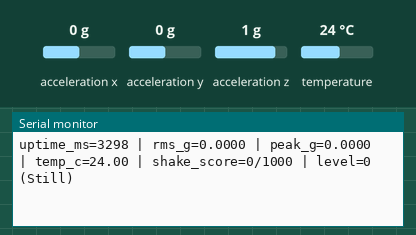
This sketch was run on a simulated ESP32. Parts: the last lines printed to the serial monitor. Wiring (inferred from the names in the program): HTU21/Si7021 sensor at I2C address 0x40; MPU-6050 motion sensor at I2C address 0x69. The inputs (shaded band) are chosen by the test bench; at power-on: temperature 24 °C, acceleration x 0 g, acceleration y 0 g, acceleration z 1 g. Nothing arrives over Bluetooth unless stated; a phone connects over Bluetooth LE 3 s after start.

Above: at 3.6 s.
3.7 s: temperature set to 10.3 °C
At 4.1 s:
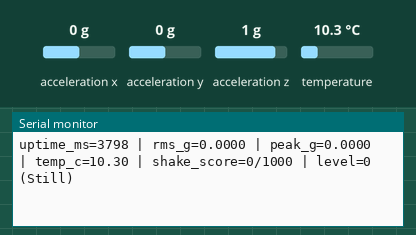
6.8 s: temperature set to 9.5 °C
At 7.1 s:
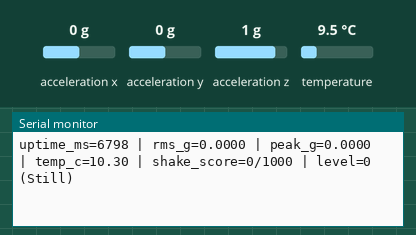
Timing chart, 0 to 9.8 s (numbered marks = the images above; inputs shaded):
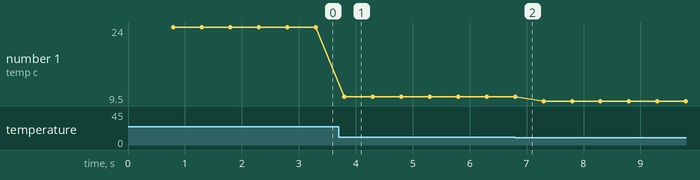

The sketch:

MYOSA_VibrationLogger.ino
```cpp
/*
  MYOSA Vibration + Temperature Logger (ESP32)
  ------------------------------------------------
  - No external sensor libraries required
  - Uses I2C MPU6050 (Accel/Gyro board in MYOSA kit)
  - Optionally uses I2C Si7021 (Temp+Humidity board in MYOSA kit) for ambient
  temperature
  - Streams data every 0.5s over:
      * Serial (human-readable by default, CSV optional)
      * BLE notifications (binary packet for Web Bluetooth)

  Hardware:
    - ESP32-WROOM-32E
    - MPU6050 at I2C address 0x69 (MYOSA docs) or 0x68
    - Si7021 at I2C address 0x40 (optional)

  Notes:
    - "Vibration" here is computed as RMS and peak of *linear* acceleration
  magnitude over a 0.5 second window.
    - Linear acceleration is approximated by subtracting a low-pass gravity
  estimate (good for vibration/shaking; not a full IMU fusion).
*/

#include <Arduino.h>
#include <math.h>
#include <string>
#include <cstring>
#include <Wire.h>

#include "freertos/FreeRTOS.h"
#include "freertos/portmacro.h"

#include <BLEDevice.h>
#include <BLEServer.h>
#include <BLEUtils.h>
#include <BLE2902.h>

#include "mpu6050_min.h"
#include "si7021_min.h"

// ------------------------- User-tunable settings -------------------------

// Choose serial output format: 0 for CSV (spreadsheets), 1 for Human-readable
static constexpr uint8_t SERIAL_FORMAT = 1;

// Tracking output period (ms). This determines how often a complete "packet" of summarized vibration data is sent out.
static constexpr uint32_t WINDOW_MS = 500;

// Sensor sampling rate in Hertz (Hz). How many raw readings the ESP32 asks the motion sensor for every single second.
static constexpr uint16_t SAMPLE_HZ = 500;

// Accelerometer physical range. More headroom (higher Gs) means it can measure violent shaking without clipping.
static constexpr MPU6050Minimal::AccelRange ACCEL_RANGE = MPU6050Minimal::RANGE_4G;

// MPU6050 DLPF config: 1 = 184Hz filter.
static constexpr uint8_t MPU_DLPF_CFG = 1;

// I2C pins. -1 means use the default pins for the board (usually SDA=21, SCL=22).
static constexpr int8_t I2C_SDA_PIN = -1;
static constexpr int8_t I2C_SCL_PIN = -1;

// Speed of the I2C wires. 400,000 Hz (Fast Mode).
static constexpr uint32_t I2C_CLOCK_HZ = 400000;

// The text name that will show up when scanning for Bluetooth devices
static const char *BLE_DEVICE_NAME = "MYOSA-VibeLogger";

// -------------------------------------------------------------------------
// Shake score + severity thresholds
// -------------------------------------------------------------------------
// Below, we define the scores (0-1000) that push the reading into different severity buckets.
static constexpr uint16_t THRESH_CAUTION_SCORE = 25;
static constexpr uint16_t THRESH_PARTIAL_SCORE = 80;
static constexpr uint16_t THRESH_SEVERE_SCORE  = 150;

// Any score 0..5 is categorized as "Still" to prevent tiny natural background vibrations from triggering.
static constexpr uint16_t STILL_SCORE_MAX = 5;

static_assert(THRESH_CAUTION_SCORE > STILL_SCORE_MAX,
              "THRESH_CAUTION_SCORE must be > 5");
static_assert(THRESH_PARTIAL_SCORE > THRESH_CAUTION_SCORE,
              "THRESH_PARTIAL_SCORE must be > THRESH_CAUTION_SCORE");
static_assert(THRESH_SEVERE_SCORE > THRESH_PARTIAL_SCORE,
              "THRESH_SEVERE_SCORE must be > THRESH_PARTIAL_SCORE");
static_assert(THRESH_SEVERE_SCORE <= 1000,
              "THRESH_SEVERE_SCORE must be <= 1000");

// ------------------------- BLE UUIDs (ID numbers used by Bluetooth) -------------------------
static const char *SERVICE_UUID   = "7b4e3a0d-6f1b-4d1a-9c62-4c6b8a2e7a10";
static const char *DATA_CHAR_UUID = "7b4e3a0d-6f1b-4d1a-9c62-4c6b8a2e7a11";
static const char *TIME_CHAR_UUID = "7b4e3a0d-6f1b-4d1a-9c62-4c6b8a2e7a12";

// ------------------------- Globals -------------------------
MPU6050Minimal mpu;
SI7021Minimal si7021;
bool hasMpu = false;
bool hasSi7021 = false;

BLEServer *g_server = nullptr;
BLECharacteristic *g_dataChar = nullptr;
BLECharacteristic *g_timeChar = nullptr;

// 'volatile' is used here as these values are modified in background callbacks
volatile bool g_deviceConnected = false;
volatile bool g_shouldAdvertise = false;

// ------------------------- Time sync mechanics -------------------------
static portMUX_TYPE g_timeMux = portMUX_INITIALIZER_UNLOCKED;

// Tracking what the real world time (Epoch) was at a specific uptime (Millis)
static uint64_t g_epochBaseMs = 0;   // The real world time received from browser (in ms since 1970)
static uint32_t g_millisBase = 0;    // The internal ESP32 uptime when we received the real-world time
static bool g_timeSynced = false;

// Calculates current real world time using the baseline sync and current uptime
static uint64_t getEpochMsOrZero() {
  if (!g_timeSynced) {
    return 0;
  }
  uint64_t baseMs;
  uint32_t baseMillis;

  // Protect the read operation since time may update from another core
  portENTER_CRITICAL(&g_timeMux);
  baseMs = g_epochBaseMs;
  baseMillis = g_millisBase;
  portEXIT_CRITICAL(&g_timeMux);

  const uint32_t nowMillis = millis();
  const uint32_t delta = (uint32_t)(nowMillis - baseMillis);
  return baseMs + (uint64_t)delta;
}

// Saves the real world time when we receive it over BLE
static void setEpochMs(uint64_t epochMs) {
  portENTER_CRITICAL(&g_timeMux);
  g_epochBaseMs = epochMs;
  g_millisBase = millis();
  g_timeSynced = true;
  portEXIT_CRITICAL(&g_timeMux);
}

// ------------------------- Bluetooth Packet Structure -------------------------
// #pragma pack(push, 1) instructs the compiler to pack these variables without empty padding bytes
#pragma pack(push, 1)
struct VibePacket {
  uint32_t t_s;         // Real time in seconds
  uint16_t t_ms;        // Milliseconds fraction of a second (0-999)
  uint16_t rms_mg;      // RMS average shaking energy in milli-G forces
  uint16_t peak_mg;     // Single highest spike shake force in this 0.5s window
  uint16_t shake_score; // 0..1000 score
  int16_t temp_c_x100;  // Temp in celsius multiplied by 100 (e.g., 23.50C sent as 2350)
  uint8_t level;        // 0 to 4 meaning Still, Light, Caution, Partial, Severe
};
#pragma pack(pop)

// ------------------------- Data Math Utilities -------------------------
// Convert the hardware setting (like RANGE_4G) to actual math decimal (4.0)
static constexpr float accelRangeFullScaleG(MPU6050Minimal::AccelRange r) {
  return (r == MPU6050Minimal::RANGE_2G)  ? 2.0f :
         (r == MPU6050Minimal::RANGE_4G)  ? 4.0f :
         (r == MPU6050Minimal::RANGE_8G)  ? 8.0f :
         (r == MPU6050Minimal::RANGE_16G) ? 16.0f :
                                            4.0f;
}

static constexpr float SCORE_FULL_SCALE_G = accelRangeFullScaleG(ACCEL_RANGE);

// Formula to translate raw physics math into a 0-1000 score
static uint16_t shakeScoreFromRmsG(float rms_g) {
  if (!isfinite(rms_g) || rms_g <= 0.0f) {
    return 0;
  }
  // Convert based on percentage of max force.
  const float s = (rms_g / SCORE_FULL_SCALE_G) * 1000.0f;
  const int score = (int)lroundf(s);
  return (uint16_t)constrain(score, 0, 1000);
}

// Convert a numerical score into a 0 to 4 intensity category
static uint8_t levelFromScore(uint16_t score) {
  if (score <= STILL_SCORE_MAX) {
    return 0; // Still
  }
  if (score < THRESH_CAUTION_SCORE) {
    return 1; // Light
  }
  if (score < THRESH_PARTIAL_SCORE) {
    return 2; // Caution
  }
  if (score < THRESH_SEVERE_SCORE) {
    return 3; // Partial
  }
  return 4;   // Severe
}

static const char *levelLabel(uint8_t level) {
  switch (level) {
    case 0:
      return "Still";
    case 1:
      return "Light";
    case 2:
      return "Caution";
    case 3:
      return "Partial";
    default:
      return "Severe";
  }
}

// ------------------------- Bluetooth Handlers -------------------------

class MyServerCallbacks : public BLEServerCallbacks {
  void onConnect(BLEServer *pServer) override {
    g_deviceConnected = true;
  }

  void onDisconnect(BLEServer *pServer) override {
    g_deviceConnected = false;
    // Tell the main loop to resume advertising so devices can reconnect
    g_shouldAdvertise = true;
  }
};

// Handlers for receiving the time payload from the client
class TimeCharCallbacks : public BLECharacteristicCallbacks {
  void onWrite(BLECharacteristic *pCharacteristic) override {
    const size_t len = pCharacteristic->getLength();
    const uint8_t *data = pCharacteristic->getData();

    if (!data) return;

    if (len == 8) {
      uint64_t epochMs = 0;
      memcpy(&epochMs, data, 8);
      setEpochMs(epochMs);
      Serial.println("[Time] Synced via 8-byte epoch ms");
    } else if (len == 4) {
      uint32_t epochS = 0;
      memcpy(&epochS, data, 4);
      setEpochMs((uint64_t)epochS * 1000ULL);
      Serial.println("[Time] Synced via 4-byte epoch seconds");
    }
  }
};

static void setupBle() {
  BLEDevice::init(BLE_DEVICE_NAME);

  g_server = BLEDevice::createServer();
  g_server->setCallbacks(new MyServerCallbacks());

  BLEService *service = g_server->createService(SERVICE_UUID);

  g_dataChar = service->createCharacteristic(
      DATA_CHAR_UUID,
      BLECharacteristic::PROPERTY_NOTIFY | BLECharacteristic::PROPERTY_READ);
  g_dataChar->addDescriptor(new BLE2902());

  g_timeChar = service->createCharacteristic(
      TIME_CHAR_UUID,
      BLECharacteristic::PROPERTY_WRITE);
  g_timeChar->setCallbacks(new TimeCharCallbacks());

  service->start();

  BLEAdvertising *advertising = BLEDevice::getAdvertising();
  advertising->addServiceUUID(SERVICE_UUID);
  advertising->setScanResponse(true);
  advertising->setMinPreferred(0x06);
  advertising->setMinPreferred(0x12);

  BLEDevice::startAdvertising();
}

// ------------------------- Sensor Math Engine -------------------------
// Custom structure to hold all math being compiled over our 0.5s window
struct VibeAccum {
  float sumSq = 0.0f; // Running tally of shake power for RMS
  float peak = 0.0f;  // Highest spike felt in the current window
  uint32_t n = 0;     // Number of readings taken (usually ~250 per 0.5s)

  // Running low-pass average of G-force to estimate gravity direction
  float gx = 0.0f;
  float gy = 0.0f;
  float gz = 0.0f;

  bool gravityInit = false;
};

static VibeAccum g_acc;

static void resetWindow() {
  g_acc.sumSq = 0.0f;
  g_acc.peak = 0.0f;
  g_acc.n = 0;
}

// Feeds one single reading from the sensor into our math engine
static void addSample(float ax_g, float ay_g, float az_g) {
  // Use a low-pass filter to separate Gravity from linear Shaking.
  constexpr float tau = 0.5f;                       // seconds
  constexpr float dt = 1.0f / (float)SAMPLE_HZ;     // time between readings
  constexpr float alpha = dt / (tau + dt);          // low-pass multiplier

  if (!g_acc.gravityInit) {
    g_acc.gx = ax_g;
    g_acc.gy = ay_g;
    g_acc.gz = az_g;
    g_acc.gravityInit = true;
  } else {
    // Slowly pull the gravity variable toward the current reading
    g_acc.gx += alpha * (ax_g - g_acc.gx);
    g_acc.gy += alpha * (ay_g - g_acc.gy);
    g_acc.gz += alpha * (az_g - g_acc.gz);
  }

  // Find pure shaking by subtracting the gravity offset
  const float lx = ax_g - g_acc.gx;
  const float ly = ay_g - g_acc.gy;
  const float lz = az_g - g_acc.gz;

  // Total combined power of shaking in any direction
  const float linMag = sqrtf(lx * lx + ly * ly + lz * lz);

  g_acc.sumSq += linMag * linMag;

  if (linMag > g_acc.peak) {
    g_acc.peak = linMag;
  }
  g_acc.n++;
}

static bool readTemperatureC(float &tempC) {
  if (hasSi7021) {
    if (si7021.readTemperatureC(tempC)) {
      return true;
    }
  }
  if (hasMpu) {
    return mpu.readTemperatureC(tempC);
  }
  return false;
}

static void publishWindow() {
  bool validVibe = (hasMpu && g_acc.n > 0);

  float rms_g = NAN;
  float peak_g = NAN;
  uint16_t shake_score = 0;
  uint8_t level = 0;

  if (validVibe) {
    rms_g = sqrtf(g_acc.sumSq / (float)g_acc.n);
    peak_g = g_acc.peak;
    shake_score = shakeScoreFromRmsG(rms_g);
    level = levelFromScore(shake_score);
  }

  float tempC = NAN;
  bool validTemp = readTemperatureC(tempC);

  // Handle Timestamp
  const uint64_t epochMs = getEpochMsOrZero();
  uint32_t t_s = 0;
  uint16_t t_ms = 0;

  if (epochMs != 0) {
    t_s = (uint32_t)(epochMs / 1000ULL);
    t_ms = (uint16_t)(epochMs % 1000ULL);
  }

  // Handle serial printing out the physical USB connection
  const uint64_t serialTimeMs = (epochMs != 0) ? epochMs : (uint64_t)millis();

  if (validVibe) {
    if (SERIAL_FORMAT == 0) {
      Serial.printf("%llu,%.4f,%.4f,%.2f,%u,%u,%s\n",
                    (unsigned long long)serialTimeMs,
                    (double)rms_g,
                    (double)peak_g,
                    (double)(validTemp ? tempC : NAN),
                    (unsigned)shake_score,
                    (unsigned)level,
                    levelLabel(level));
    } else {
      const char *timeKey = (epochMs != 0) ? "epoch_ms" : "uptime_ms";
      Serial.printf("%s=%llu | rms_g=%.4f | peak_g=%.4f | temp_c=%.2f | shake_score=%u/1000 | level=%u (%s)\n",
                    timeKey,
                    (unsigned long long)serialTimeMs,
                    (double)rms_g,
                    (double)peak_g,
                    (double)(validTemp ? tempC : NAN),
                    (unsigned)shake_score,
                    (unsigned)level,
                    levelLabel(level));
    }
  } else {
    if (SERIAL_FORMAT == 0) {
      Serial.printf("%llu,nan,nan,%.2f,0,0,NoSensor\n",
                    (unsigned long long)serialTimeMs,
                    (double)(validTemp ? tempC : NAN));
    } else {
      const char *timeKey = (epochMs != 0) ? "epoch_ms" : "uptime_ms";
      Serial.printf("%s=%llu | sensor=missing (MPU6050 not detected) | temp_c=%.2f\n",
                    timeKey,
                    (unsigned long long)serialTimeMs,
                    (double)(validTemp ? tempC : NAN));
    }
  }

  // Handle Bluetooth Transmission
  if (g_deviceConnected && g_dataChar) {
    VibePacket pkt;
    pkt.t_s = t_s;
    pkt.t_ms = t_ms;

    if (validVibe) {
      const int rms_mg = (int)lroundf(rms_g * 1000.0f);
      const int peak_mg = (int)lroundf(peak_g * 1000.0f);
      pkt.rms_mg = (uint16_t)constrain(rms_mg, 0, 65534);
      pkt.peak_mg = (uint16_t)constrain(peak_mg, 0, 65534);
      pkt.shake_score = shake_score;
      pkt.level = level;
    } else {
      // Send max invalid sentinel values to indicate sensor disconnect
      pkt.rms_mg = 65535;
      pkt.peak_mg = 65535;
      pkt.shake_score = 65535;
      pkt.level = 0;
    }

    if (validTemp) {
      const int temp_x100 = (int)lroundf(tempC * 100.0f);
      pkt.temp_c_x100 = (int16_t)constrain(temp_x100, -32767, 32767);
    } else {
      pkt.temp_c_x100 = (int16_t)-32768; // Error code baseline
    }

    g_dataChar->setValue((uint8_t *)&pkt, sizeof(pkt));
    g_dataChar->notify();
  }

  resetWindow();
}

void setup() {
  Serial.begin(115200);
  delay(200);

  if (I2C_SDA_PIN >= 0 && I2C_SCL_PIN >= 0) {
    Wire.begin(I2C_SDA_PIN, I2C_SCL_PIN);
  } else {
    Wire.begin();
  }
  Wire.setClock(I2C_CLOCK_HZ);

  Serial.println("[Init] Searching for MPU6050...");
  hasMpu = mpu.begin(Wire, -1, SAMPLE_HZ, ACCEL_RANGE, MPU_DLPF_CFG);
  if (hasMpu) {
    Serial.printf("[Init] MPU6050 found at 0x%02X\n", mpu.address());
  } else {
    Serial.println("[Init] MPU6050 not found. BLE will still start so you can connect.");
    Serial.println("       Fix wiring (SDA=21, SCL=22, 3.3V, GND) and reset to retry.");
  }

  Serial.println("[Init] Searching for Si7021 (optional)...");
  if (si7021.begin(Wire, 0x40)) {
    hasSi7021 = true;
    Serial.println("[Init] Si7021 found (using ambient temperature)");
  } else {
    hasSi7021 = false;
    Serial.println("[Init] Si7021 not found (using MPU6050 internal temperature)");
  }

  Serial.println("[Init] Starting BLE...");
  setupBle();
  Serial.println("[Init] BLE advertising started");

  Serial.println("# Output every 0.5s");
  Serial.println("#  epoch_ms / uptime_ms : epoch milliseconds if time-synced, otherwise uptime milliseconds");
  Serial.println("#  rms_g                : RMS linear acceleration magnitude over last 0.5s (g)");
  Serial.println("#  peak_g               : Peak linear acceleration magnitude over last 0.5s (g)");
  Serial.println("#  temp_c               : Temperature in Celsius");
  Serial.println("#  shake_score          : 0..1000 (scaled from rms_g relative to accel range)");
  Serial.println("#  level/label          : 0..4 => Still, Light, Caution, Partial, Severe");

  if (SERIAL_FORMAT == 0) {
    Serial.println("time_ms,rms_g,peak_g,temp_c,shake_score,level,label");
  } else {
    Serial.println("# Format: key=value | key=value | ...");
  }

  resetWindow();
}

void loop() {
  static uint32_t lastSampleUs = micros();
  static uint32_t lastWindowMs = millis();
  static uint32_t lastProbeMs = 0;

  const uint32_t samplePeriodUs = (uint32_t)(1000000UL / SAMPLE_HZ);

  if (g_shouldAdvertise) {
    g_shouldAdvertise = false;
    BLEDevice::startAdvertising();
  }

  uint32_t nowUs = micros();

  // Pacemaker to enforce accurate sample taking intervals
  if ((int32_t)(nowUs - lastSampleUs) >= (int32_t)samplePeriodUs) {

    // Manage timing lag to prevent processing stale data
    if ((nowUs - lastSampleUs) > (samplePeriodUs * 2)) {
      lastSampleUs = nowUs;
    } else {
      lastSampleUs += samplePeriodUs;
    }

    if (hasMpu) {
      float ax, ay, az;
      if (mpu.readAccelG(ax, ay, az)) {
        addSample(ax, ay, az);
      }
    }
  }

  const uint32_t nowMs = millis();

  // Occasional retry checks to handle hot-plugging missing sensors
  if ((uint32_t)(nowMs - lastProbeMs) >= 2000U) {
    if (!hasMpu || !hasSi7021) {
      lastProbeMs = nowMs;

      if (!hasMpu) {
        Serial.println("[Init] Re-trying MPU6050...");
        hasMpu = mpu.begin(Wire, -1, SAMPLE_HZ, ACCEL_RANGE, MPU_DLPF_CFG);
        if (hasMpu) {
          Serial.printf("[Init] MPU6050 found at 0x%02X\n", mpu.address());
        }
      }

      if (!hasSi7021) {
        if (si7021.begin(Wire, 0x40)) {
          hasSi7021 = true;
          Serial.println("[Init] Si7021 found (using ambient temperature)");
        }
      }
    }
  }

  // Pacemaker for the regular 0.5s broadcast window
  if ((int32_t)(nowMs - lastWindowMs) >= (int32_t)WINDOW_MS) {
    lastWindowMs += WINDOW_MS;
    publishWindow();
  }
}
```

Source omitted: mpu6050_min.cpp (4664 bytes), mpu6050_min.h (1538 bytes), si7021_min.cpp (2207 bytes), si7021_min.h (613 bytes)

Measured:
- after the input at 3.7 s, the serial monitor: prints a new line after 0.10 s (image 1)
- plotted number 1: 24 → 10.3 after the input at 3.7 s, 10.3 → 9.5 after the input at 6.8 s
